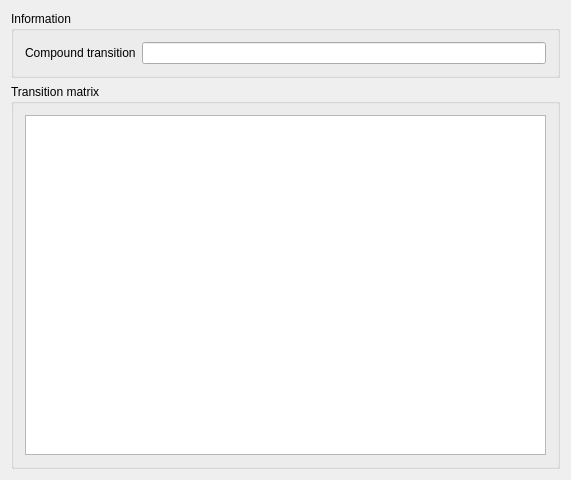
<ui version="4.0" >
 <class>TransitionViewClass</class>
 <widget class="QDialog" name="TransitionViewClass" >
  <property name="geometry" >
   <rect>
    <x>0</x>
    <y>0</y>
    <width>571</width>
    <height>480</height>
   </rect>
  </property>
  <property name="windowTitle" >
   <string>TransitionView</string>
  </property>
  <layout class="QVBoxLayout" name="verticalLayout" >
   <item>
    <widget class="QGroupBox" name="groupBox" >
     <property name="title" >
      <string>Information</string>
     </property>
     <layout class="QGridLayout" name="gridLayout" >
      <item row="0" column="0" >
       <widget class="QLabel" name="label" >
        <property name="text" >
         <string>Compound transition</string>
        </property>
       </widget>
      </item>
      <item row="0" column="1" >
       <widget class="QLineEdit" name="lineEdit" />
      </item>
     </layout>
    </widget>
   </item>
   <item>
    <widget class="QGroupBox" name="groupBox_2" >
     <property name="minimumSize" >
      <size>
       <width>100</width>
       <height>0</height>
      </size>
     </property>
     <property name="title" >
      <string>Transition matrix</string>
     </property>
     <layout class="QVBoxLayout" >
      <item>
       <widget class="QTextEdit" name="textEdit" />
      </item>
     </layout>
    </widget>
   </item>
  </layout>
 </widget>
 <layoutdefault spacing="6" margin="11" />
 <resources/>
 <connections/>
</ui>
